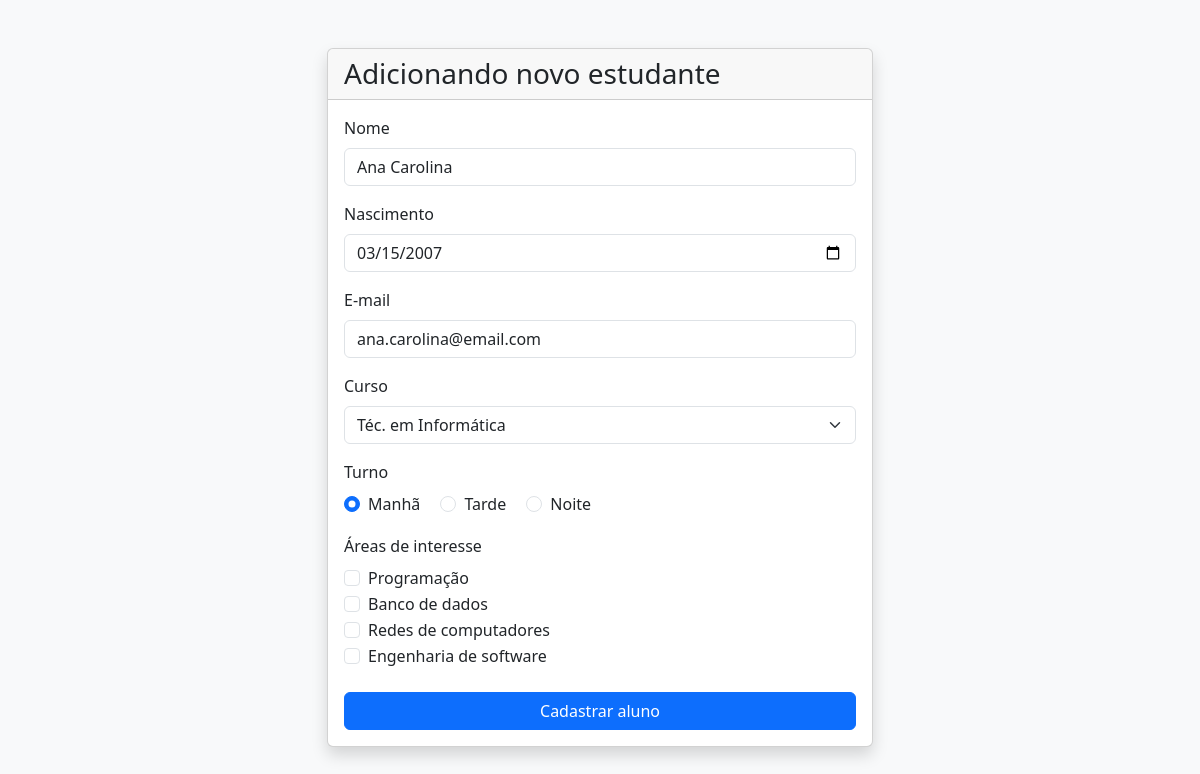
Screenshot of /www/alunos/editar.php?id=1 with the database file from the repository.
### tables this page shows
CREATE TABLE `alunos` (
  `id` int NOT NULL,
  `nome` varchar(100) NOT NULL,
  `nascimento` date NOT NULL,
  `email` varchar(45) NOT NULL,
  `turno` char(1) NOT NULL,
  `curso` int NOT NULL,
  `programacao` int NOT NULL,
  `banco_dados` int NOT NULL,
  `redes` int NOT NULL,
  `eng_software` int NOT NULL
);

### www/alunos/editar.php (the view, shortened to what this page needs)
<?php
    require_once("../conecta.php");
    $id_aluno = $_GET["id"];
    $sql = "SELECT * FROM alunos WHERE id = $id_aluno";
    $resultado = mysqli_query($conn, $sql);
    if (mysqli_num_rows($resultado) == 1) {
        $aluno = mysqli_fetch_array($resultado);
        $nome = $aluno["nome"];
        $nascimento = $aluno["nascimento"];
        $email = $aluno["email"];
        $curso = $aluno["curso"];
        $turno = $aluno["turno"];
        $programacao = $aluno["programacao"];
        $banco_dados = $aluno["banco_dados"];
        $redes = $aluno["redes"];
        $eng_software = $aluno["eng_software"];
    } else {
    }
?>
<!DOCTYPE html>
<html lang="pt-br">
<head>
    <link href="https://cdn.jsdelivr.net/npm/bootstrap@5.3.8/dist/css/bootstrap.min.css" rel="stylesheet">
</head>
<body class="bg-light">
    <div class="container py-5">
        <div class="row justify-content-center">
            <div class="col-md-8 col-lg-6">
                <div class="card shadow">
                    <div class="card-header">
                        <h3 class="mb-0">Adicionando novo estudante</h3>
                    </div>
                    <div class="card-body">
                        <form method="POST" action="processa.php">
                            <div class="mb-3">
                                <label for="nome" class="form-label">Nome</label>
                                <input type="text" class="form-control" id="nome" name="nome" value="<?= $nome ?>">
                            </div>
                            <div class="mb-3">
                                <label for="nascimento" class="form-label">Nascimento</label>
                                <input type="date" class="form-control" id="nascimento" name="nascimento" value="<?= $nascimento ?>">
                            </div>
                            <div class="mb-3">
                                <label for="email" class="form-label">E-mail</label>
                                <input type="email" class="form-control" id="email" name="email" value="<?= $email ?>">
                            </div>
                            <div class="mb-3">
                                <label for="curso" class="form-label">Curso</label>
                                <select class="form-select" id="curso" name="curso">
                                     <?php
                                        require_once("../conecta.php");
                                        $sql = "SELECT * FROM cursos ORDER BY nome ASC";
                                        $resultado = mysqli_query($conn, $sql);
                                        while ($row = mysqli_fetch_array($resultado)) {
                                            if ($row["id"] == $curso)
                                                echo ("<option value=\"$row[id]\" selected> $row[nome]</option>");
                                            else
                                                echo ("<option value=\"$row[id]\"> $row[nome]</option>");
                                        }
                                    ?>
                                </select>
                            </div>
                            <div class="mb-3">
                                <label class="form-label d-block">Turno</label>
                                <div class="form-check form-check-inline">
                                    <input class="form-check-input" type="radio" id="turno_m" name="turno" value="m"
                                        <?= $turno == 'm' ? 'checked' : '' ?> >
                                    <label class="form-check-label" for="turno_m">Manhã</label>
                                </div>
                                <div class="form-check form-check-inline">
                                    <input class="form-check-input" type="radio" id="turno_t" name="turno" value="t"
                                        <?= $turno == 't' ? 'checked' : '' ?> >
                                    <label class="form-check-label" for="turno_t">Tarde</label>
                                </div>
                                <div class="form-check form-check-inline">
                                    <input class="form-check-input" type="radio" id="turno_n" name="turno" value="n"
                                        <?= $turno == 'n' ? 'checked' : '' ?>>
                                    <label class="form-check-label" for="turno_n">Noite</label>
                                </div>
                            </div>
                            <div class="mb-4">
                                <label class="form-label d-block">Áreas de interesse</label>
                                <div class="form-check">
                                    <input class="form-check-input" type="checkbox" id="programacao" name="interesses[]" value="programacao"
                                        <?= $programacao == 1 ? 'checked' : '' ?> >
                                    <label class="form-check-label" for="programacao">
                                        Programação
                                    </label>
                                </div>
                                <div class="form-check">
                                    <input class="form-check-input" type="checkbox" id="banco_de_dados" name="interesses[]" value="banco_de_dados"
                                        <?= $banco_dados == 1 ? 'checked' : '' ?> >
                                    <label class="form-check-label" for="banco_de_dados">
                                        Banco de dados
                                    </label>
                                </div>
                                <div class="form-check">
                                    <input class="form-check-input" type="checkbox" id="redes" name="interesses[]" value="redes"
                                        <?= $redes == 1 ? 'checked' : '' ?> >
                                    <label class="form-check-label" for="redes">
                                        Redes de computadores
                                    </label>
                                </div>
                                <div class="form-check">
                                    <input class="form-check-input" type="checkbox" id="engenharia_de_software" name="interesses[]" value="engenharia_de_software"
                                        <?= $eng_software == 1 ? 'checked' : '' ?> >
                                    <label class="form-check-label" for="engenharia_de_software">
                                        Engenharia de software
                                    </label>
                                </div>
                            </div>
                            <button type="submit" name="enviar" class="btn btn-primary w-100">
                                Cadastrar aluno
                            </button>
                        </form>
                    </div>
                </div>
            </div>
        </div>
    </div>
</body>
</html>

### rows the page displays
alunos: nome "Ana Carolina", nascimento "03/15/2007", email "ana.carolina@email.com", turno "☑ Manhã", turno "☐ Tarde", turno "☐ Noite"

### other values shown
form field curso "Téc. em Informática"
